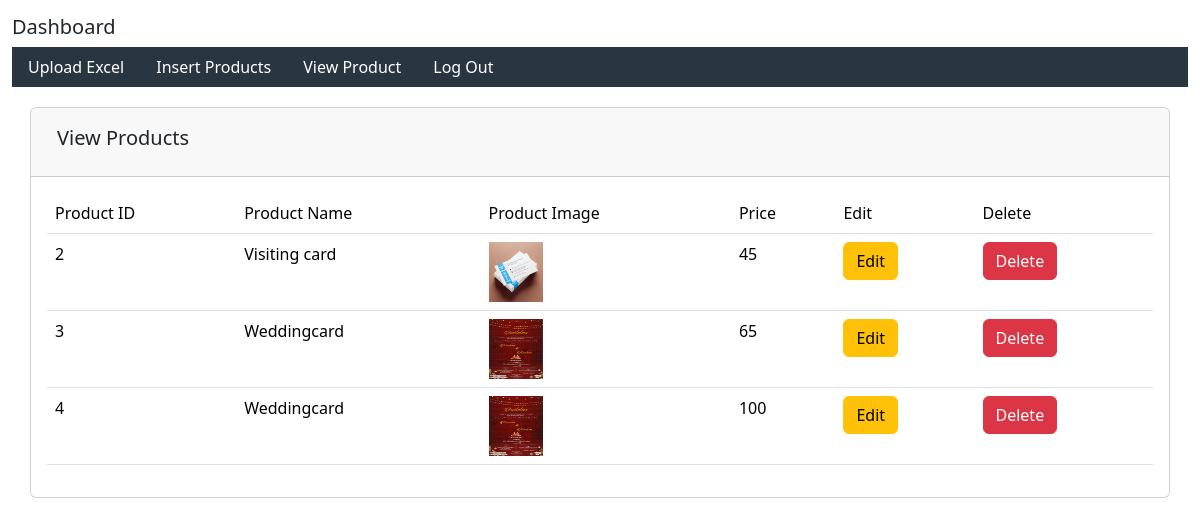
Page /admin/index.php?view_products on the committed database.
### tables this page shows
CREATE TABLE `products` (
  `product_id` int(255) NOT NULL,
  `product_name` varchar(255) NOT NULL,
  `description` varchar(255) NOT NULL,
  `product_keyword` varchar(255) NOT NULL,
  `category_id` int(11) NOT NULL,
  `brand_id` int(11) NOT NULL,
  `pimage1` varchar(255) NOT NULL,
  `pimage2` varchar(255) NOT NULL,
  `pimage3` varchar(255) NOT NULL,
  `price` int(255) NOT NULL,
  `selling_price` int(255) NOT NULL,
  `date` timestamp NOT NULL DEFAULT current_timestamp() ON UPDATE current_timestamp(),
  `status` int(255) NOT NULL
);

### admin/viewproducts.php (the view, shortened to what this page needs)
<div class="container" style="margin-top:20px;">
    <div class="row card">
	 <div class="card-header">
    <h3 style="padding: 10px;font-size:20px;">View Products</h3>
</div>
<div class="card-body">
        <table class="table  display" id="example1" >
          <thead>
            <tr>
              <td>Product ID</td>
              <td>Product Name</td>
              <td>Product Image</td>
              <td>Price</td>
              <td>Edit</td>
              <td>Delete</td>
            </tr>
          </thead>
          <tbody >
          <?php
          $get_order_details = "select * from products" ;
          $result_select2 = mysqli_query($con,$get_order_details);
         while($row1 = mysqli_fetch_assoc( $result_select2))
          {
             $product_id= $row1['product_id'];
             $product_name= $row1['product_name'];
             $pimage1 = $row1['pimage1'];
             $selling_price = $row1['selling_price'];
             ?>
             <tr>
             <td><?php 	echo "$product_id" ?></td>
			  <td><?php 	echo "$product_name" ?></td>
             <td><?php 	echo "<img src='./product_images/$pimage1' alt='' class='thumb'>" ?></td>
             <td><?php 	echo "$selling_price" ?></td>
          <td><a href="index.php?edit_product=<?php
	echo $product_id
?>" class="btn btn-warning">Edit</a></td>
          <td><a href="index.php?delete_product=<?php
	echo $product_id
?>"class="btn btn-danger">Delete</a></td>
          </tr>
          <?php
  }
?>
          </tbody>
        </table>
   </div>
    </div>
</div>

### admin/index.php (shortened to what this page needs)
<?php
include('../functions/all_functions.php');
?>
<!DOCTYPE html>
<html>
<head>
  <title>Admin Dashboard</title> <link href="https://cdn.jsdelivr.net/npm/bootstrap@5.3.2/dist/css/bootstrap.min.css" rel="stylesheet">
  <link href="https://cdn.datatables.net/1.13.7/css/jquery.dataTables.min.css" rel="stylesheet">
</head>
<body>
<div class="container-fluid">
<div class="row">
<h1 style="font-size:20px;margin-top:15px;">Dashboard</h1>
</div>
    <div class="row">
        <div class="col--md-12">
        <ul class="nav">
    <li class="nav-item">
    <a class="nav-link active" href="index.php?upload_excel">Upload Excel</a>
  </li>
  <li class="nav-item">
    <a class="nav-link" href="index.php?insert_products">Insert Products</a>
  </li>
  <li class="nav-item">
    <a class="nav-link" href="index.php?view_products">View Product</a>
  </li>
  <li class="nav-item">
    <a class="nav-link" href="logout.php">Log Out</a>
  </li>
</ul>
        </div>
    </div>
</div>
<div class="container">
    <div class="row">
    <?php
if (isset($_GET['view_products'])) {
  include('viewproducts.php');
}
?>
    </div>
</div>
</body>
</html>
<link href="https://cdn.jsdelivr.net/npm/bootstrap@5.3.2/dist/css/bootstrap.min.css" rel="stylesheet">

### admin/index.php (style rules this page uses)
h1 { font-size: 15px; }
.nav { background: rgba(18, 33, 46, 0.9); transition: 0.3s; }
.nav li a { color: #fff; transition: 0.3s; }

### admin/viewproducts.php (style rules this page uses)
.thumb { width: 6ch; height: 60px;; }

### rows in the picture
products: product_id "2", product_name "Visiting card", pimage1 (picture), selling_price "45"
products: product_id "3", product_name "Weddingcard", pimage1 (picture), selling_price "65"
products: product_id "4", product_name "Weddingcard", pimage1 (picture), selling_price "100"
